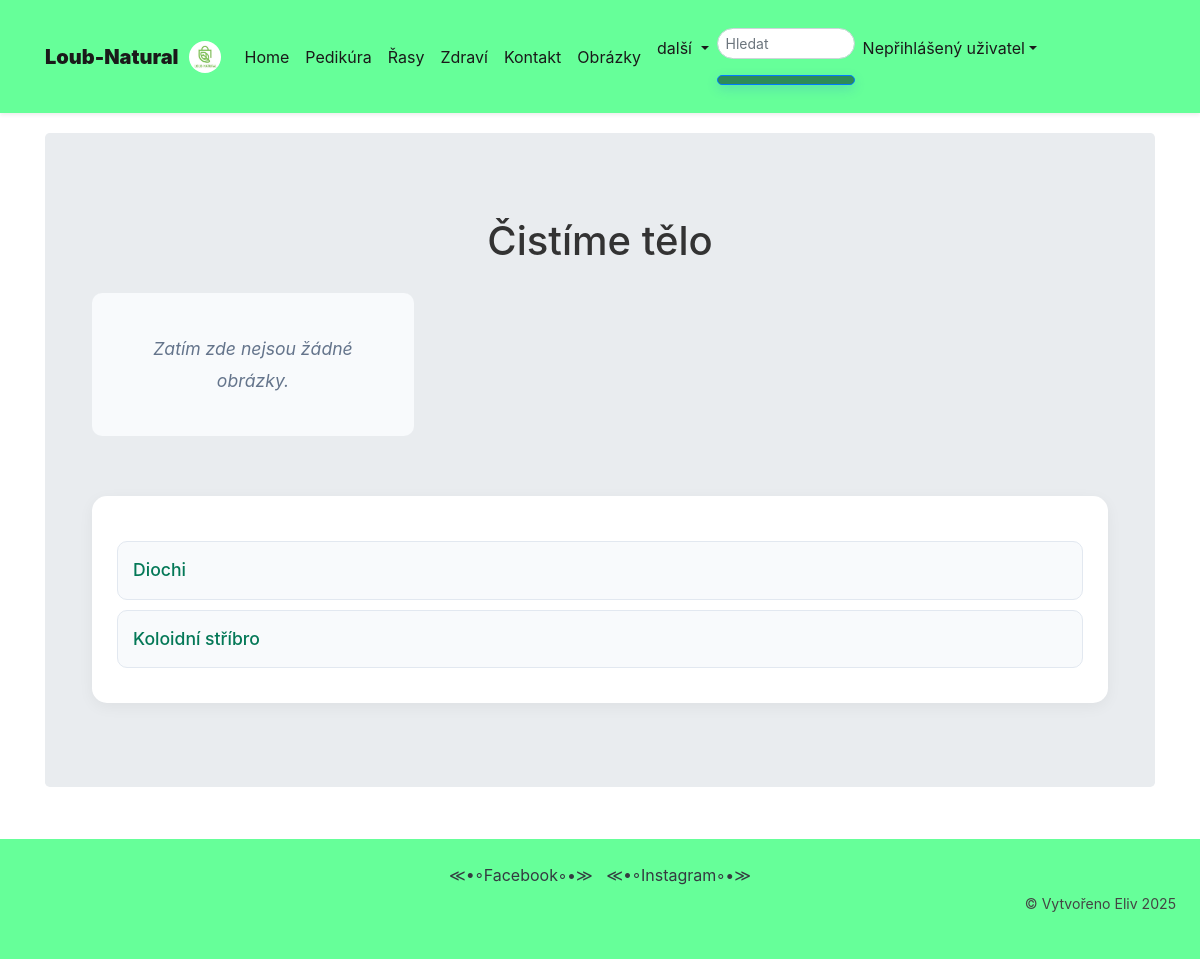
The app's page /health/, older data.
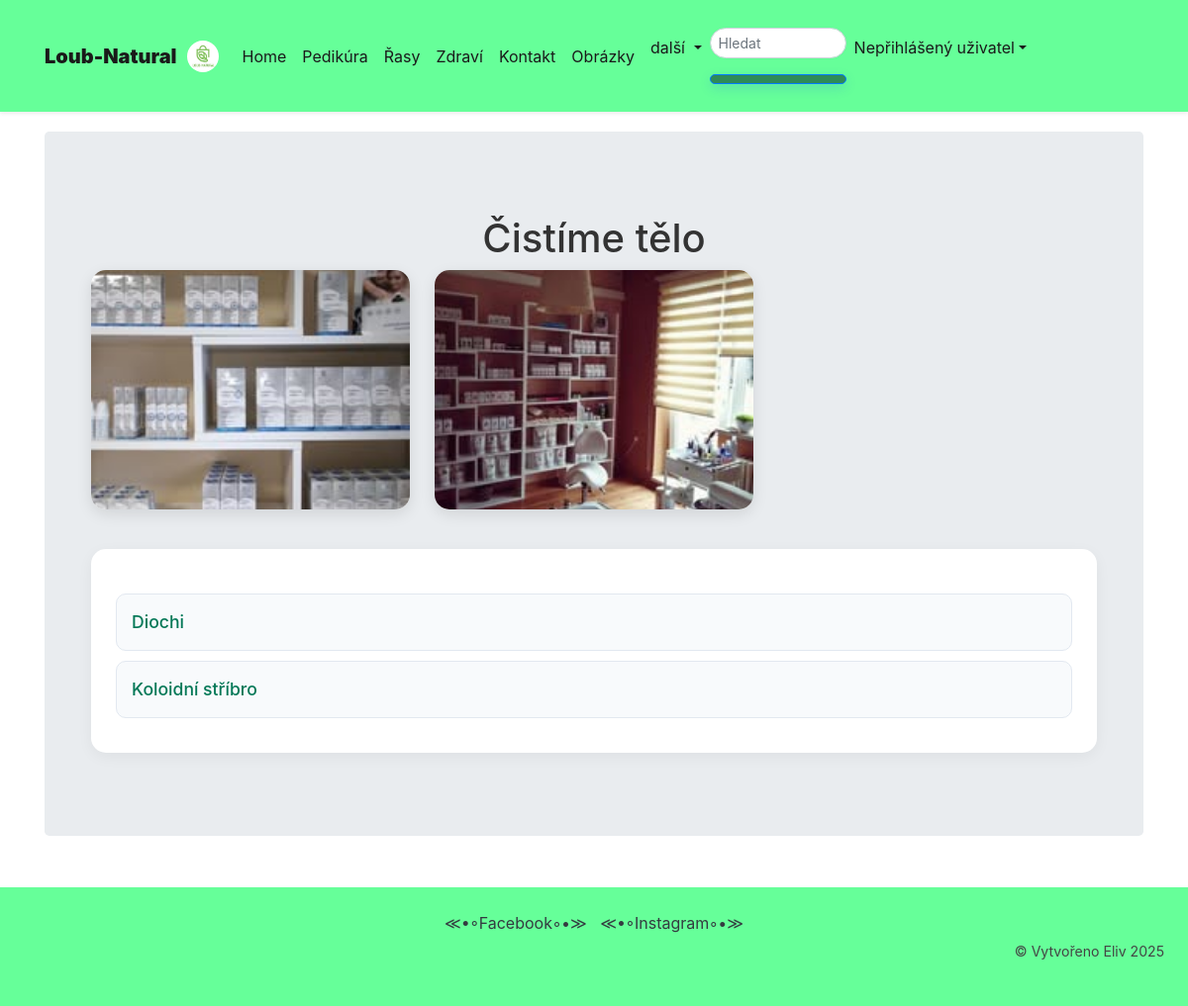
The same page, newer data.
### viewer/models.py (models this page shows, shortened)
class Zdravi(Model):
    name = CharField(max_length=30, null=False, blank=False, unique=True)
    description = TextField(max_length=5000, null=True, blank=True)
    created = DateTimeField(auto_now_add=True)
    updated = DateTimeField(auto_now=True)
    class Meta:
        ordering = ['name']
        verbose_name_plural = "Zdraví"
    def __str__(self):
        return self.name

class Image(Model):
    image = ImageField(upload_to='images/')
    pedikura = ForeignKey(Pedikura, on_delete=SET_NULL, null=True, blank=True, related_name='images')
    rasy = ForeignKey(Rasy, on_delete=SET_NULL, null=True, blank=True, related_name='images')
    zdravi = ForeignKey(Zdravi, on_delete=SET_NULL, null=True, blank=True, related_name='images')
    contact = ForeignKey(Contact, on_delete=SET_NULL, null=True, blank=True, related_name='images')
    order = models.BooleanField(default=False, verbose_name="Zobrazit na order strance")
    is_home = models.BooleanField(default=False, verbose_name="Zobrazit na home stránce")
    pedikura1 = models.BooleanField( default=False, verbose_name="Zobrazit na stránce Pedikura")
    rasy1 = models.BooleanField(default=False, verbose_name="Zobrazit na stránce Řasy")
    zdravi1 = models.BooleanField(default=False, verbose_name="Zobrazit na stránce Zdraví")
    contact1 = models.BooleanField(default=False, verbose_name="Zobrazit na stránce Kontakt")

### viewer/views.py (the view)
# urls.py: path('health/', HealthListView.as_view(), name="health"),
class HealthListView(ListView):
    template_name = 'zdravi.html'
    model = Zdravi
    context_object_name = 'healths'
    permission_required = 'viewer.view_zdravi'
    zdravi1_images = Image.objects.filter(zdravi1=True)
    def get_context_data(self, **kwargs):
        context = super().get_context_data(**kwargs)
        context['zdravi1_images'] = Image.objects.filter(zdravi1=True)
        return context

### viewer/templates/zdravi.html (shortened to what this page needs)
{% extends 'base.html' %}
{% load static %}
{% block content %}
<div class="container">
    <h1>Čistíme tělo</h1>
    <div class="home-container">
        {% for img in zdravi1_images %}
            <div class="image-item">
                <a href="{% url 'image' pk=img.id %}">
                    <img src="{{ img.image.url }}" alt="zdraví">
                </a>
            </div>
        {% empty %}
            <p class="no-images">Zatím zde nejsou žádné obrázky.</p>
        {% endfor %}
    </div>
    <div class="health-container">
        <ul class="procedure-list">
            {% for health in healths %}
                <li class="procedure-item">
                    <a href="{% url 'health_detail' health.id %}" class="procedure-link">{{ health }}</a>
                </li>
            {% endfor %}
        </ul>
    </div>
</div>
{% endblock %}

Row changes from the older to the newer data that the page shows:
added Image: image (picture)
added Image: image (picture)
Text that changed along with them:
text no longer shown: "Zatím zde nejsou žádné obrázky."
